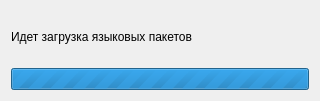
<?xml version="1.0" encoding="UTF-8"?>
<ui version="4.0">
 <class>SetupDialog</class>
 <widget class="QDialog" name="SetupDialog">
  <property name="windowModality">
   <enum>Qt::ApplicationModal</enum>
  </property>
  <property name="geometry">
   <rect>
    <x>0</x>
    <y>0</y>
    <width>320</width>
    <height>101</height>
   </rect>
  </property>
  <property name="windowTitle">
   <string>Установка</string>
  </property>
  <property name="toolTipDuration">
   <number>-1</number>
  </property>
  <property name="modal">
   <bool>true</bool>
  </property>
  <layout class="QVBoxLayout" name="verticalLayout">
   <item>
    <widget class="QLabel" name="label">
     <property name="text">
      <string>Идет загрузка языковых пакетов</string>
     </property>
    </widget>
   </item>
   <item>
    <widget class="QProgressBar" name="progressBar">
     <property name="maximum">
      <number>0</number>
     </property>
     <property name="value">
      <number>0</number>
     </property>
    </widget>
   </item>
  </layout>
 </widget>
 <resources/>
 <connections/>
</ui>
